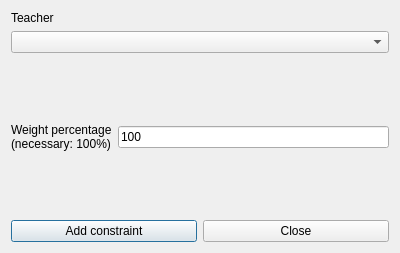
<?xml version="1.0" encoding="UTF-8"?>
<ui version="4.0">
 <class>AddConstraintTeacherMaxTwoConsecutiveAfternoonsForm_template</class>
 <widget class="QDialog" name="AddConstraintTeacherMaxTwoConsecutiveAfternoonsForm_template">
  <property name="geometry">
   <rect>
    <x>0</x>
    <y>0</y>
    <width>400</width>
    <height>253</height>
   </rect>
  </property>
  <property name="windowTitle">
   <string extracomment="This is the title of the dialog to add a new constraint of this type">Add teacher max two consecutive afternoons</string>
  </property>
  <layout class="QVBoxLayout" name="verticalLayout_2">
   <item>
    <layout class="QVBoxLayout" name="verticalLayout">
     <item>
      <widget class="QLabel" name="teacherTextLabel">
       <property name="frameShape">
        <enum>QFrame::NoFrame</enum>
       </property>
       <property name="frameShadow">
        <enum>QFrame::Plain</enum>
       </property>
       <property name="text">
        <string>Teacher</string>
       </property>
       <property name="wordWrap">
        <bool>false</bool>
       </property>
      </widget>
     </item>
     <item>
      <widget class="QComboBox" name="teachersComboBox">
       <property name="editable">
        <bool>false</bool>
       </property>
       <property name="insertPolicy">
        <enum>QComboBox::NoInsert</enum>
       </property>
       <property name="duplicatesEnabled">
        <bool>false</bool>
       </property>
      </widget>
     </item>
    </layout>
   </item>
   <item>
    <spacer name="verticalSpacer">
     <property name="orientation">
      <enum>Qt::Vertical</enum>
     </property>
     <property name="sizeHint" stdset="0">
      <size>
       <width>20</width>
       <height>27</height>
      </size>
     </property>
    </spacer>
   </item>
   <item>
    <layout class="QHBoxLayout" name="horizontalLayout_2">
     <item>
      <widget class="QLabel" name="weightTextLabel">
       <property name="frameShape">
        <enum>QFrame::NoFrame</enum>
       </property>
       <property name="frameShadow">
        <enum>QFrame::Plain</enum>
       </property>
       <property name="text">
        <string>Weight percentage
(necessary: 100%)</string>
       </property>
       <property name="wordWrap">
        <bool>false</bool>
       </property>
      </widget>
     </item>
     <item>
      <widget class="QLineEdit" name="weightLineEdit">
       <property name="text">
        <string notr="true">100</string>
       </property>
      </widget>
     </item>
    </layout>
   </item>
   <item>
    <spacer name="verticalSpacer_3">
     <property name="orientation">
      <enum>Qt::Vertical</enum>
     </property>
     <property name="sizeHint" stdset="0">
      <size>
       <width>20</width>
       <height>27</height>
      </size>
     </property>
    </spacer>
   </item>
   <item>
    <layout class="QHBoxLayout" name="horizontalLayout">
     <item>
      <widget class="QPushButton" name="addConstraintPushButton">
       <property name="text">
        <string>Add constraint</string>
       </property>
      </widget>
     </item>
     <item>
      <widget class="QPushButton" name="closePushButton">
       <property name="text">
        <string>Close</string>
       </property>
      </widget>
     </item>
    </layout>
   </item>
  </layout>
 </widget>
 <layoutdefault spacing="6" margin="11"/>
 <resources/>
 <connections/>
</ui>
